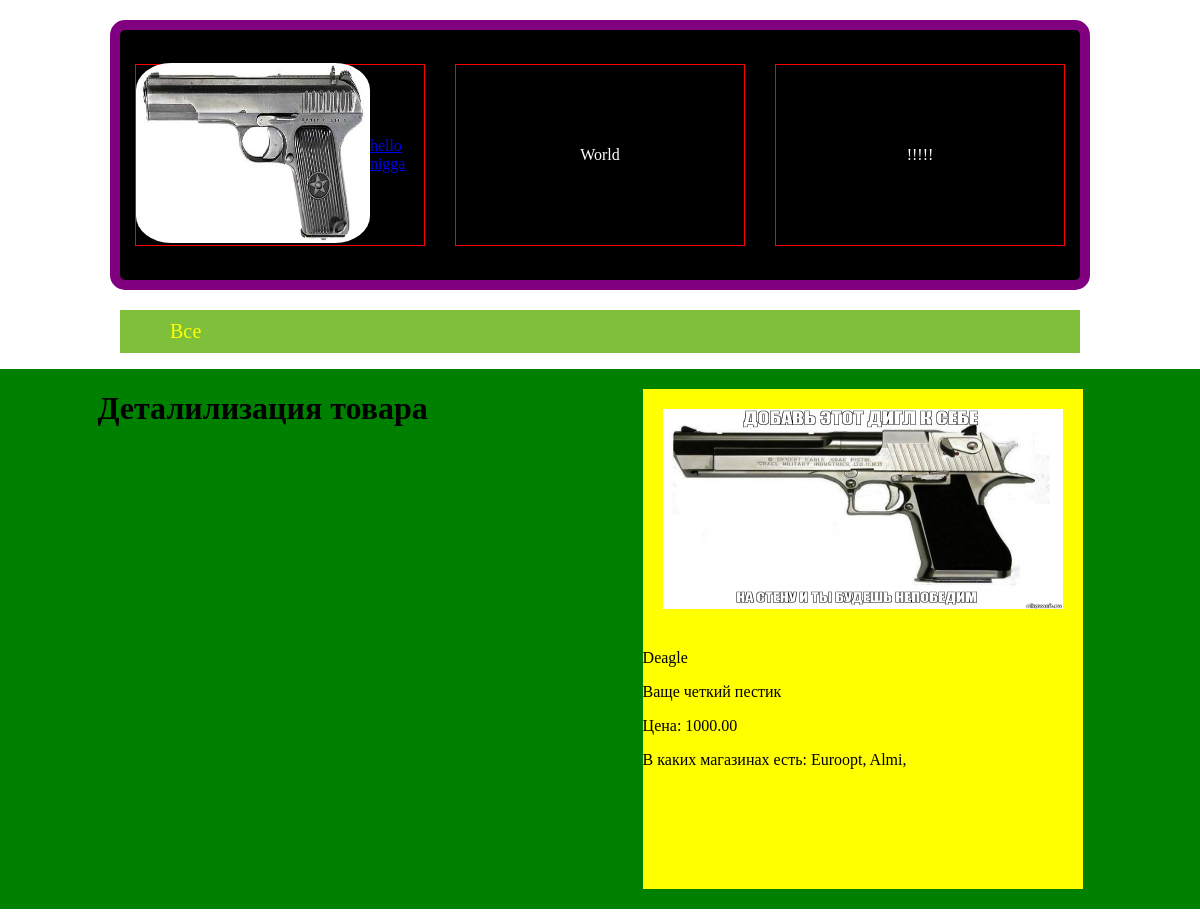
Page /site/product_detail/1/ on the committed database.
### new_site/models.py (models this page shows, shortened)
class Product(models.Model):
    title = models.CharField(max_length=250)
    description = models.TextField()
    price = models.DecimalField(max_digits=6, decimal_places=2)
    image = models.ImageField(upload_to='images')
    created = models.DateTimeField(auto_created=True, null=True, blank=True)
    update = models.DateTimeField(auto_now=True, null=True, blank=True)
    categories = models.ForeignKey('Category', on_delete=models.CASCADE, null=True, blank=True)

class Shop(models.Model):
    name = models.CharField(max_length=250)
    city = models.CharField(max_length=250)
    street = models.CharField(max_length=250)
    products = models.ManyToManyField('Product')

### new_site/views.py (the view)
# urls.py: path('product_detail/<int:id>/', product_detail, name='product_detail'),
def product_detail(request, id):
    product = Product.objects.get(id=id)
    shops = product.shop_set.all()
    context = {"product": product, "shops": shops}
    return render(request, 'product_detail.html', context)

### new_site/templates/product_detail.html
{% extends 'new_main_page.html' %}
{% block content %}
<h1>Деталилизация товара</h1>
    <div class="item_img">
        <img src="{{ product.image.url }}" alt="" class="img">
        <p>{{ product.title }}</p>
        <p>{{ product.description }}</p>
        <p>Цена: {{ product.price }}</p>
        <p>В каких магазинах есть:
            {% for sh in shops %}
            {{ sh.name }},
            {% endfor %}
        </p>
    </div>
{% endblock %}

### new_site/static/css/new_main.css (style rules this page uses)
body { margin: 0; padding: 0; }
.item_img { width: 440px; height: 500px; margin: 20px; background: yellow; }
.img { width: 400px; height: 200px; padding: 20px; }

### rows in the picture
Product: image (picture), title "Deagle", description "Ваще четкий пестик", price "1000.00"
Shop: name "Euroopt"
Shop: name "Almi"
